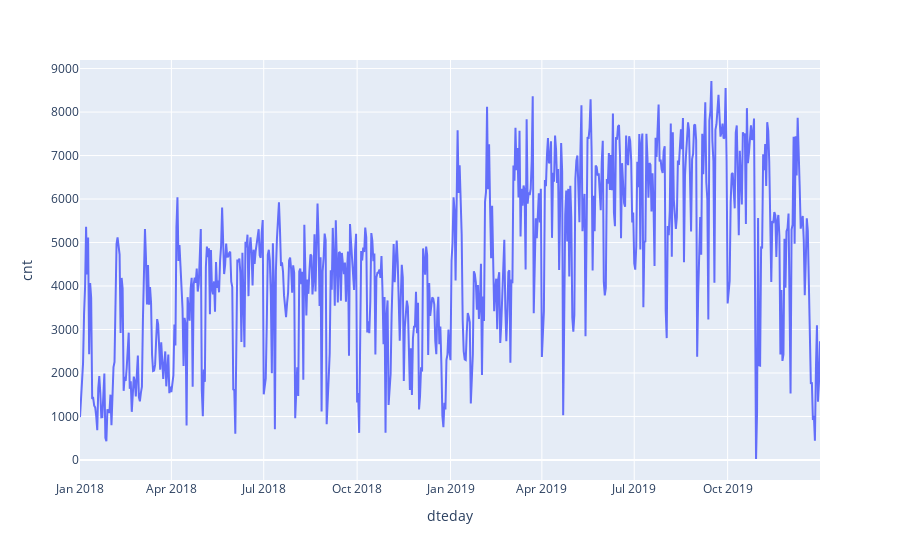

This figure's notebook cell:
### Code cell
bs.plot.line(x='dteday', y='cnt')

### Figure 1 — Plotly figure (JSON) as saved in the notebook; plotly's stock layout.template omitted (floating-point values rounded to 4 significant figures; data arrays with more than 128 entries replaced by an {"elided": "..."} marker saying what was removed)
{"data": [{"hovertemplate": "dteday=%{x}<br>cnt=%{y}<extra></extra>", "legendgroup": "", "line": {"color": "#636efa", "dash": "solid"}, "marker": {"symbol": "circle"}, "mode": "lines", "name": "", "orientation": "v", "showlegend": false, "type": "scatter", "x": {"elided": "730 str values"}, "xaxis": "x", "y": {"elided": "730 int values"}, "yaxis": "y"}], "layout": {"legend": {"tracegroupgap": 0}, "margin": {"t": 60}, "xaxis": {"anchor": "y", "domain": [0, 1], "title": {"text": "dteday"}}, "yaxis": {"anchor": "x", "domain": [0, 1], "title": {"text": "cnt"}}}}
